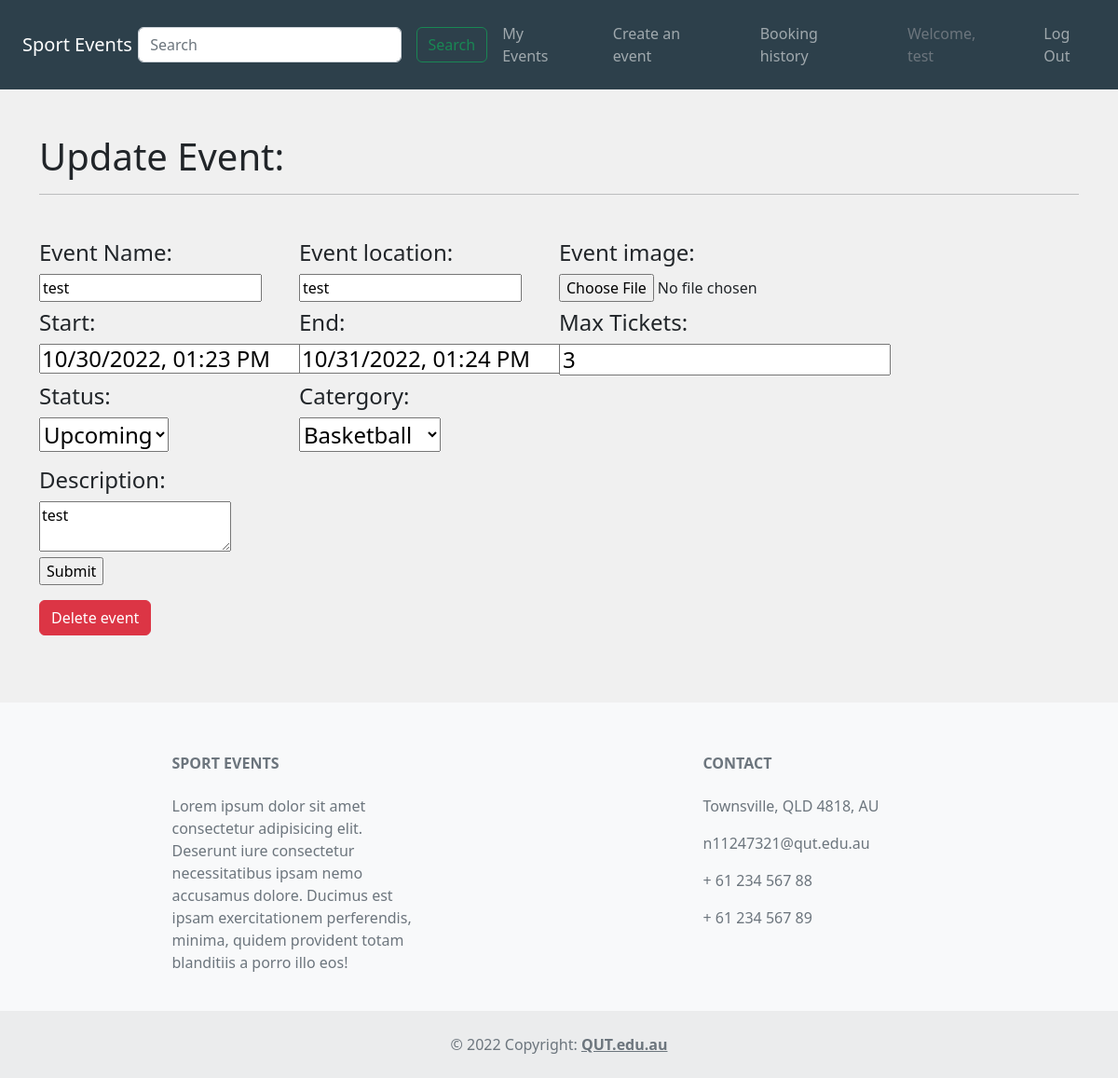
The page /events/update/1 (signed in) on the database its author committed.
### website/models.py (models this page shows, shortened)
class Users(db.Model, UserMixin):
    __tablename__='users'
    UserId = db.Column(db.Integer, primary_key=True)
    Username = db.Column(db.String(100), unique=True)
    FirstName = db.Column(db.String(100), index=True, nullable=False)
    LastName = db.Column(db.String(100), index=True, nullable=False)
    Email = db.Column(db.String(100), index=True, nullable=False)
    password_hash = db.Column(db.String(255), nullable=False)
    reviews = db.relationship('Reviews', backref='user')
    bookings = db.relationship('Bookings', backref='user')

class Events(db.Model):
    __tablename__ = 'events'
    EventId = db.Column(db.Integer, primary_key=True)
    EventName = db.Column(db.String(80))
    Location = db.Column(db.String(150))
    City = db.Column(db.String(150))
    StartDate = db.Column(db.DateTime)
    EndDate = db.Column(db.DateTime)
    description = db.Column(db.String(500))
    Image = db.Column(db.String(400))
    Status_id = db.Column(db.Integer)
    Catergory_id = db.Column(db.Integer)
    MaxTickets = db.Column(db.Integer)
    TicketPrice = db.Column(db.Numeric(10,2))
    UserId = db.Column(db.Integer)
    reviews = db.relationship('Reviews', backref='event')
    bookings = db.relationship('Bookings', backref='event')
    Catergory_id = db.Column(db.Integer, db.ForeignKey('catergories.CatergoryId'))
    Status_id = db.Column(db.Integer, db.ForeignKey('eventStatus.EventStatusId'))
    UserId = db.Column(db.Integer, db.ForeignKey('users.UserId'))

### website/events.py (the view)
@bp.route('/update/<EventId>', methods = ['GET', 'POST'])
@login_required
def updateEvent(EventId):
    form = EventForm()
    event = Events.query.filter_by(EventId=EventId).first()
    deleteEvent = request.form.get('delete')
    if current_user.UserId != event.UserId:
      flash('unauthorised access')
      return redirect(url_for('event.update'))
    if request.method == "POST":
      if deleteEvent is not None:
        db.session.delete(event)
        db.session.commit()
        return redirect(url_for('event.update'))
      if form.validate_on_submit:
        db_file_path=check_upload_file(form)
        event.EventName = form.event_name.data
        event.Location = form.location.data
        event.Image = db_file_path
        event.description = form.description.data
        event.StartDate = form.start_time.data
        event.EndDate = form.end_time.data
        event.MaxTickets = form.max_tickets.data
        event.Status_id = form.Status_id.data
        event.Catergory_id = form.Catergory_id.data
        try:
          db.session.commit()
          return redirect(url_for('event.update'))
        except:
          flash('error resubmit')
          return render_template('/updateEvent.html',EventId = EventId, event = event, form = form)
    elif request.method == "GET":
      form.event_name.data = event.EventName
      form.description.data = event.description
      form.image.data = event.Image
      form.location.data = event.Location  # is there an easier way to do this so it prefills properly?
      form.Catergory_id.data = event.Catergory_id
      form.start_time.data = event.StartDate
      form.end_time.data = event.EndDate
      form.Status_id.data = event.Status_id
      form.max_tickets.data = event.MaxTickets
      return render_template('/updateEvent.html',EventId = EventId, event = event, form = form)

### website/__init__.py (called while the page is built)
def create_app():
    app.debug=True
    app.secret_key='utroutoru'
    app.config['SQLALCHEMY_DATABASE_URI']='sqlite:///Events.sqlite'
    db.init_app(app)
    bootstrap = Bootstrap(app)
    login_manager = LoginManager()
    login_manager.login_view='auth.login'
    login_manager.init_app(app)
    from .models import Users # importing here to avoid circular references
    @login_manager.user_loader
    def load_user(UserId):
        return Users.query.get(int(UserId))
    @app.errorhandler(404)
    def not_found(e):
        return render_template("404.html")
    from . import views
    app.register_blueprint(views.bp)
    from . import events
    app.register_blueprint(events.bp)
    from . import auth
    app.register_blueprint(auth.bp)
    return app

### website/templates/updateEvent.html (shortened to what this page needs)
{% extends 'base.html' %}
{% block head %}
    <link href="https://cdn.jsdelivr.net/npm/bootstrap@5.2.0/dist/css/bootstrap.min.css" rel="stylesheet">
    <link rel="stylesheet" href="../static/css/style.css">
    <link rel="stylesheet" href="../static/css/updateEvent.css">
{% endblock %}
{% import "bootstrap/form.html" as wtf %}
{% block content %}
<div class="container-fluid justify-content-start col-8" id="mainArea">
    <div class="p-4"></div>
    <h1>Update Event:</h1>
    <hr>
    <div class="p-2"></div>
    <form method="POST" enctype="multipart/form-data">
        <div class="p-1"></div>
        <div class="form-group row ">
                <div class="row">
                    <div class="col-lg-3 col-md-6 col-sm-12">
                        <div class="p-1 lineBreaks"></div>
                        <h4>Event Name:</h4>
                        {{form.event_name}}
                    </div>
                    <div class="col-lg-3 col-md-6 col-sm-12">
                        <div class="p-1 lineBreaks"></div>
                        <h4>Event location:</h4>
                        {{form.location}}
                    </div>
                    <div class="col-lg-3 col-md-6 col-sm-12">
                        <div class="p-1 lineBreaks"></div>
                        <h4>Event image:</h4>
                        {{form.image}}
                    </div>
                </div>
                <div class="row">
                    <div class="col-lg-3 col-md-6 col-sm-12">
                        <div class="p-1 lineBreaks"></div>
                        <h4>Start:</h4>
                        <h4>{{form.start_time}}</h4>
                    </div>
                    <div class="col-lg-3 col-md-6 col-sm-12">
                        <div class="p-1 lineBreaks"></div>
                        <h4>End:</h4>
                        <h4>{{form.end_time}}</h4>
                    </div>
                    <div class="col-lg-3 col-md-6 col-sm-12">
                        <div class="p-1 lineBreaks"></div>
                        <h4>Max Tickets:</h4>
                        <h4>{{form.max_tickets}}</h4>
                    </div>
                </div>
                <div class="row">
                    <div class="col-lg-3 col-md-6 col-sm-12">
                    <h4>Status:</h4>
                    <h4>{{form.Status_id}}</h4>
                    </div>
                    <div class="col-lg-3 col-md-6 col-sm-12">
                    <h4>Catergory:</h4>
                    <h4>{{form.Catergory_id}}</h4>
                    </div>
                </div>
        </div>
        <div class="p-1"></div>
        <div class="row">
            <div class="col-lg-3 col-md-6 col-sm-12">
            <h4>Description:</h4>
            {{form.description}}
            </div>
        </div>
        <div class="row">
            <div class="col 2">
                {{form.submit}}
            </div>
        </div>
        <div class="row">
        </div>
        <div class="row">
            <div class="col 2">
                    <button type="submit" name='delete'class="btn btn-danger">Delete event</button>
            </div>
        </div>
        <br>
    </form>
</div>
{% endblock %}

### website/templates/base.html (shortened to what this page needs)
<!DOCTYPE html>
<html lang="en">
    <head>
        {% block head %}
        {% endblock %}
    </head>
    <body>
        <nav class="navbar navbar-expand-xl navbar-dark text-light p-2 navBgColor justify-content-start p-3">
            <div>
                <a class="navbar-brand m-2" href="{{ url_for('main.index') }}">Sport Events</a>
            </div>
            <div class="collapse navbar-collapse justify-content-between navItems" id="navCollapse">
                <form class="form-inline navInput" style="margin-left: -9.5px;" action="{{ url_for('main.index') }}">
                    <div class="d-flex">
                        <input class="form-control m-2" type="text" placeholder="Search" name="search">
                        <button class="btn btn-outline-success m-2" type="submit">Search</button>
                    </div>
                </form>
                {% block navlinks %}
                    {% if current_user.is_authenticated %}
                        <ul class="navbar-nav mr-auto" style="margin-left: -32px;">
                            <ul class="nav-item">
                                <a class="nav-link" href="{{ url_for('event.update') }}">My Events</a>
                            </ul>
                            <ul class="nav-item">
                                <a class="nav-link" href="{{ url_for('event.create') }}">Create an event</a>
                            </ul>
                            <ul class="nav-item">
                                <a class="nav-link" href="{{ url_for('main.userBookingHistory') }}">Booking history</a>
                            </ul>
                            <ul class="nav-item">
                                <a class="nav-link disabled text-muted" href="#">Welcome, {{current_user.FirstName}}</a>
                            </ul>
                            <ul class="nav-item">
                                <a class="nav-link" href="{{ url_for('auth.logout') }}">Log Out</a>
                            </ul>
                        </ul>
                    {% endif %}
                {% endblock %}
            </div>
        </nav>
        <main>
            {% block content %}
            {% endblock %}
        </main>
        <div class="p-4"></div>
        <footer class="text-center text-lg-start bg-light text-muted">
            <div class="p-1"></div>
            <div class="container text-center text-md-start mt-5">
                <div class="row mt-3">
                    <div class="col-md-3 col-lg-4 col-xl-3 mx-auto mb-4">
                        <h6 class="text-uppercase fw-bold mb-4">Sport Events</h6>
                        <p>
                        Lorem ipsum dolor sit amet consectetur adipisicing elit. Deserunt iure consectetur necessitatibus ipsam nemo accusamus dolore. Ducimus est ipsam exercitationem perferendis, minima, quidem provident totam blanditiis a porro illo eos!
                        </p>
                    </div>
                    <div class="col-md-4 col-lg-3 col-xl-3 mx-auto mb-md-0 mb-4">
                        <h6 class="text-uppercase fw-bold mb-4">Contact</h6>
                        <p>Townsville, QLD 4818, AU</p>
                        <p>n11247321@qut.edu.au</p>
                        <p>+ 61 234 567 88</p>
                        <p>+ 61 234 567 89</p>
                    </div>
                </div>
            </div>
            <div class="text-center p-4" style="background-color: rgba(0, 0, 0, 0.05);">
                © 2022 Copyright:
                <a class="text-reset fw-bold" href="https://qut.edu.au">QUT.edu.au</a>
            </div>
        </footer>
    </body>
</html>

### website/static/css/style.css (style rules this page uses)
body { background-color: #F0F0F0; }
.navBgColor { background-color: #2d404b; }
@media only screen and (min-width: 991px) { .navInput { width: 410px; } }
@media only screen and (min-width: 991px) { .navItems { margin-left: 0px; } }

### website/static/css/updateEvent.css (style rules this page uses)
#mainArea { width: 70%; }
@media only screen and (max-width: 1200px) { #mainArea { width: 95%; } }

### rows shown on the page
Users: FirstName "test"
Events: Status_id "Upcoming", Catergory_id "Basketball", description "test"
